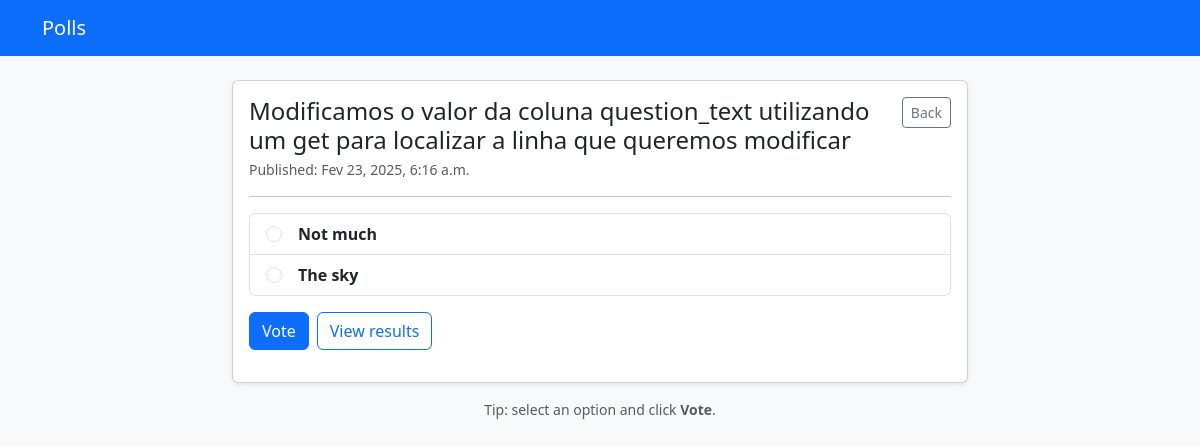
The app's page /1/, older data.
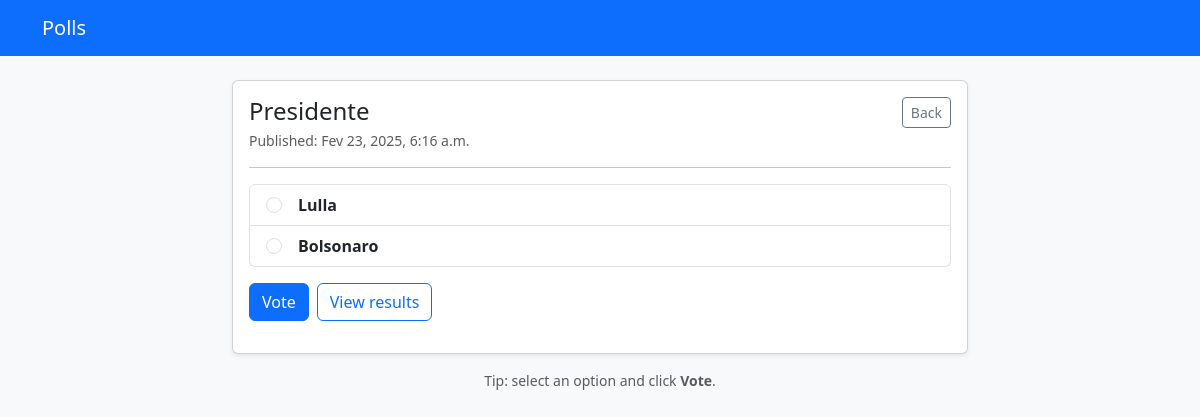
The same page, newer data.
### polls/models.py (models this page shows, shortened)
class Question(models.Model):
    question_text = models.CharField(max_length=200)
    pub_date = models.DateTimeField("date published")

class Choice(models.Model):
    question = models.ForeignKey(Question, on_delete=models.CASCADE)
    choice_text = models.CharField(max_length=200)
    votes = models.IntegerField(default=0)

### polls/views.py (the view)
# urls.py: path("<int:question_id>/", views.detail, name="detail"),
def detail(request, question_id):
    question = get_object_or_404(Question, pk=question_id)
    return render(request, "polls/detail.html", {"question": question})

### polls/templates/polls/detail.html (shortened to what this page needs)
{% load static %}
<html lang="en">
  <head>
    <link
      href="https://cdn.jsdelivr.net/npm/bootstrap@5.3.3/dist/css/bootstrap.min.css"
      rel="stylesheet"
    />
  </head>
  <body class="bg-light">
    <nav class="navbar navbar-expand-lg navbar-dark bg-primary">
      <div class="container">
        <a class="navbar-brand" href="">Polls</a>
      </div>
    </nav>
    <main class="container py-4">
      <div class="row justify-content-center">
        <div class="col-lg-8">
          <div class="card shadow-sm">
            <div class="card-body">
              <div class="d-flex justify-content-between align-items-start gap-3">
                <div>
                  <h1 class="h4 mb-1">{{ question.question_text }}</h1>
                  {% if question.pub_date %}
                    <div class="text-muted small">
                      Published: {{ question.pub_date|date:"M j, Y, P" }}
                    </div>
                  {% endif %}
                </div>
                <a class="btn btn-outline-secondary btn-sm" href="">
                  Back
                </a>
              </div>
              <hr class="my-3" />
              <form action="{% url 'polls:vote' question.id %}" method="post">
                <fieldset class="mb-3">
                  <div class="list-group">
                    {% for choice in question.choice_set.all %}
                      <label class="list-group-item d-flex gap-3 align-items-start">
                        <input
                          class="form-check-input mt-1"
                          type="radio"
                          name="choice"
                          id="choice{{ forloop.counter }}"
                          value="{{ choice.id }}"
                          required
                        />
                        <div class="flex-grow-1">
                          <div class="fw-semibold">{{ choice.choice_text }}</div>
                        </div>
                      </label>
                    {% empty %}
                      <div class="list-group-item">
                        <span class="text-muted">No choices available for this question.</span>
                      </div>
                    {% endfor %}
                  </div>
                </fieldset>
                <div class="d-flex flex-wrap gap-2">
                  <button type="submit" class="btn btn-primary">Vote</button>
                  <a class="btn btn-outline-primary" href="{% url 'polls:results' question.id %}">
                    View results
                  </a>
                </div>
              </form>
            </div>
          </div>
          <p class="text-center text-muted small mt-3 mb-0">
            Tip: select an option and click <strong>Vote</strong>.
          </p>
        </div>
      </div>
    </main>
  </body>
</html>

Row changes from the older to the newer data that the page shows:
changed Question: question_text "Modificamos o valor da coluna question_text utilizando um get para localizar a linha que queremos modificar" → "Presidente"
changed Choice: choice "☐ Not much" → "☐ Lulla"; choice_text "Not much" → "Lulla"
changed Choice: choice "☐ The sky" → "☐ Bolsonaro"; choice_text "The sky" → "Bolsonaro"
